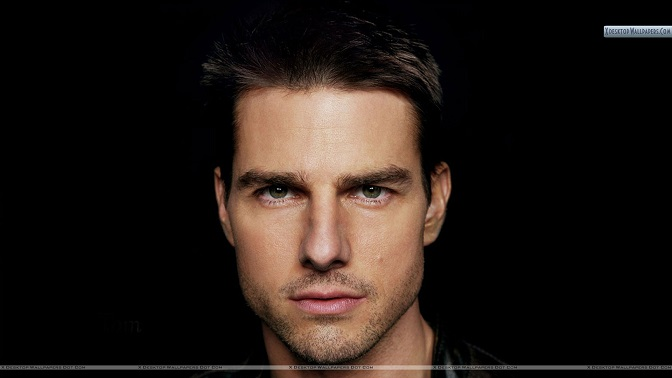
#> input picture tom_cruise.jpg, 672 x 378 px
$ python trackbar_countours.py   (older library calls are emulated)
#> lines starting #> are read from the running program, lines starting #| are printed output that depends on the picture
# -*- coding: utf-8 -*-
"""


An enhanced version of the original simple tutorial contour demo - added
trackbar to vary threshold - so we get to see contour lines at various
grayscale (between 0 and 255).
"""

import numpy as np
import cv2


# this function is needed for the createTrackbar step downstream
def nothing(x):
    pass

# read image
img = cv2.imread('tom_cruise.jpg')
#> img is the input picture: shape (378, 672, 3); mean B, G, R 22.3, 27, 35.8
imgray = cv2.cvtColor(img, cv2.COLOR_BGR2GRAY)
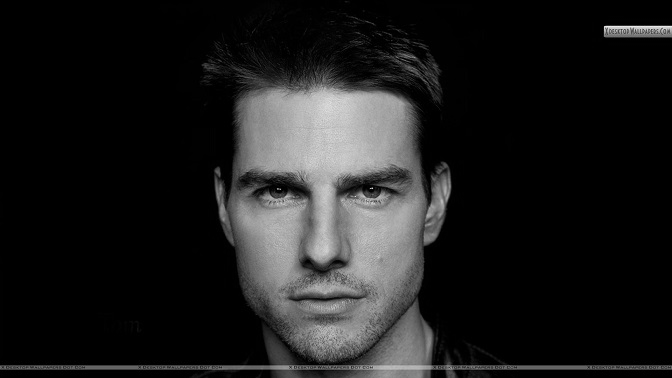
#> imgray: shape (378, 672); min 0, max 239, mean 29.1

window_name = 'Contour Plotter'

# Initialize window to show
cv2.namedWindow(window_name)

# add ON/OFF switch to "contourer"
switch = '0 : OFF \n1 : ON'
cv2.createTrackbar(switch, window_name, 0, 1, nothing)

# add threshold slidebar to "contourer"
th = 'Threshold'
cv2.createTrackbar(th, window_name, 0, 255, nothing)

# Infinite loop until we hit the escape key on keyboard
while(1):

    out_image = img.copy()
    # get current positions of the trackbars
    s = cv2.getTrackbarPos(switch, window_name)
    t = cv2.getTrackbarPos(th, window_name)

    # re-generate image based on trackbar values
    if s == 0:
        """ do nothing """
    else:
        """ re-plot contours """
        ret, thresh = cv2.threshold(imgray, t, 255, cv2.THRESH_BINARY)
        image, contours, hierarchy = cv2.findContours(thresh, cv2.RETR_TREE, cv2.CHAIN_APPROX_SIMPLE)
        out_image = cv2.drawContours(out_image, contours, -1, (0, 255, 0), 1, CV_AA)

    cv2.imshow(window_name, out_image)
    k = cv2.waitKey(1) & 0xFF
#> (key Esc is pressed here)
    if k == 27:   # hit escape to quit
        break

cv2.destroyAllWindows()
